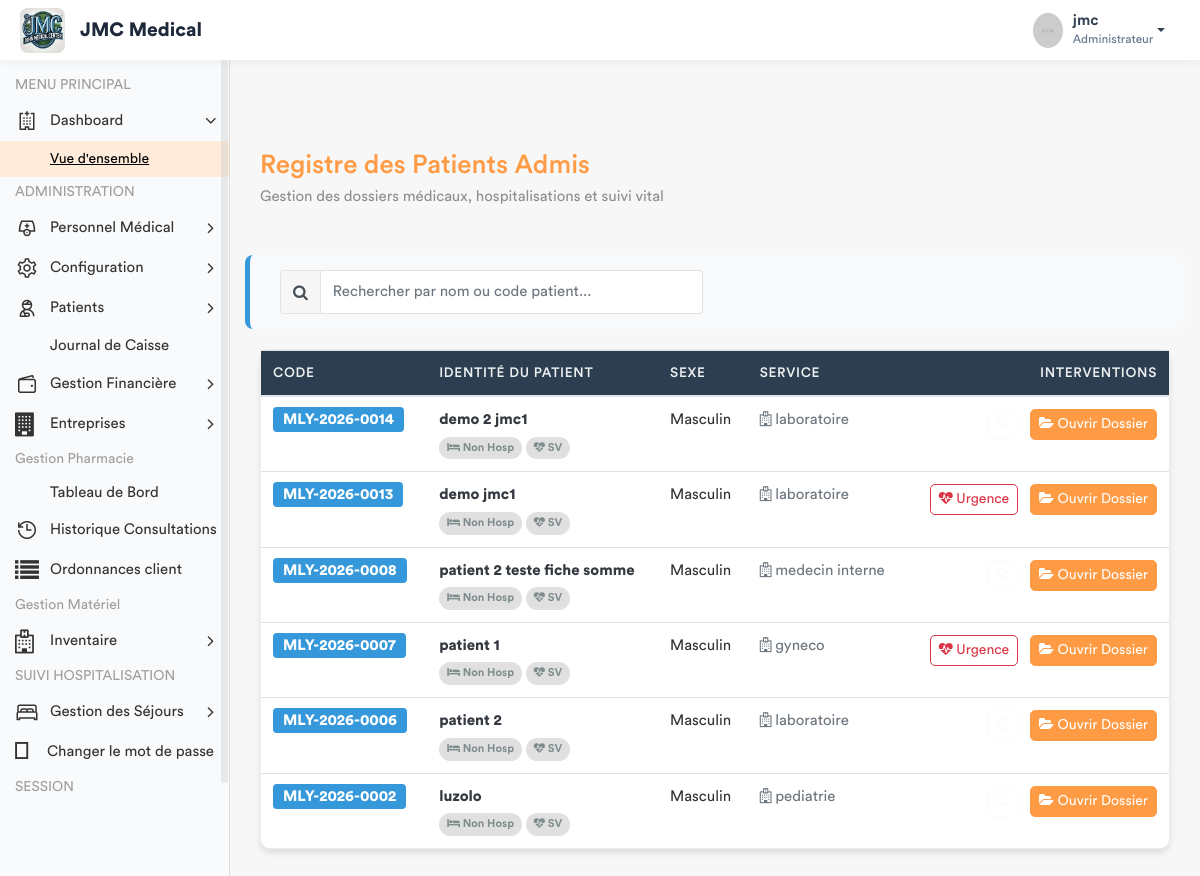
Page /patients/ (signed in) on the earlier database version.
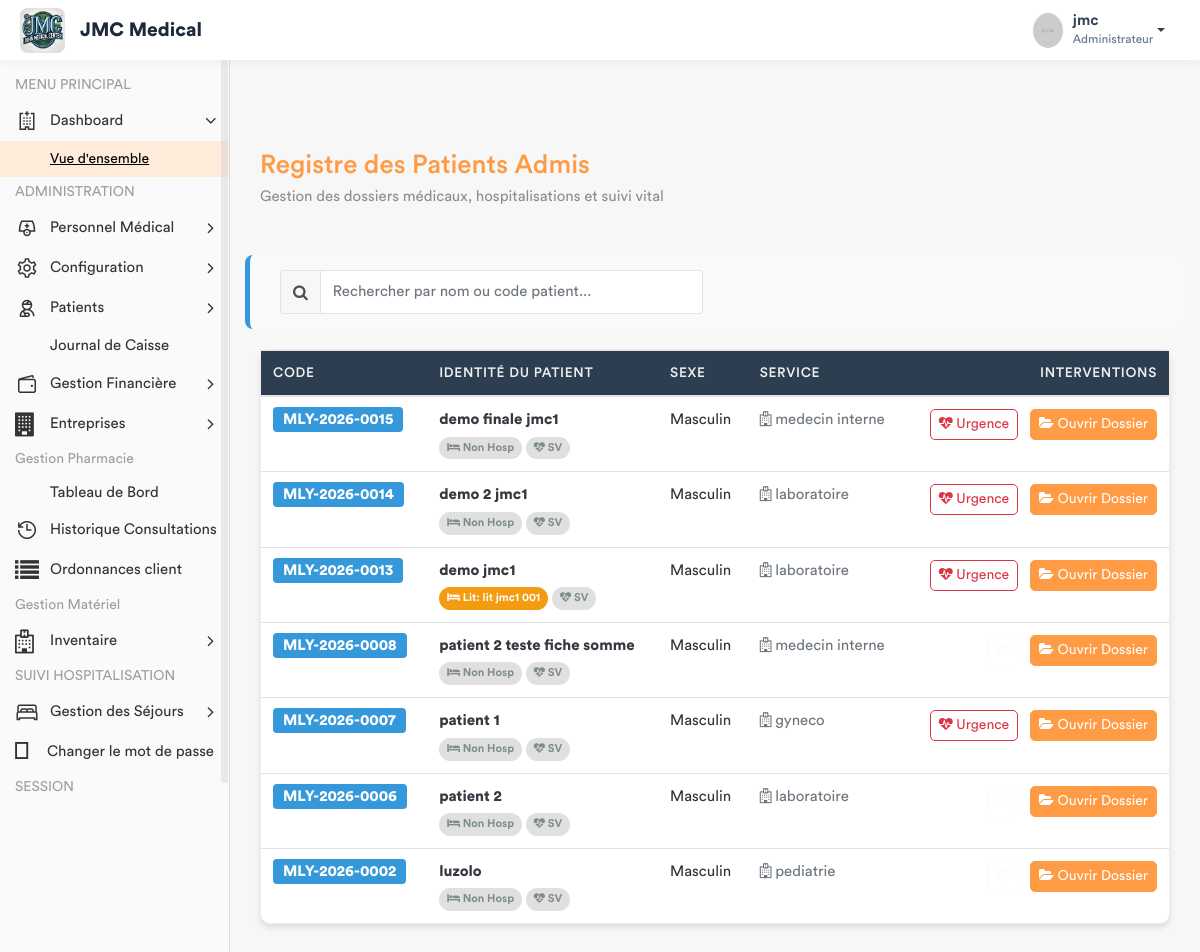
Same page on the later database version.
### app/models.py (models this page shows, shortened)
class Patient(models.Model):
    TYPE_CHOICES = [
        ('SIMPLE', 'Patient Simple'),
        ('FIDELE', 'Patient Fidèle'),
        ('CONVENTIONNE', 'Patient Conventionné'),
    ]
    code_patient = models.CharField(max_length=20, unique=True, editable=False)
    noms = models.CharField(max_length=100)
    service = models.ForeignKey('Service', on_delete=models.PROTECT, related_name='patients', null=True)
    sexe = models.CharField(max_length=1, choices=[('M', 'Masculin'), ('F', 'Féminin')])
    age = models.CharField(max_length=30)
    adresse = models.TextField()
    telephone = models.CharField(max_length=20)
    hopital = models.ForeignKey(Hopital , on_delete=models.SET_NULL , related_name= 'patient_hopital', null = True)
    type_patient = models.CharField(max_length=15, choices=TYPE_CHOICES, default='SIMPLE')
    a_carte_fidelite = models.BooleanField(default=False, verbose_name="Possède carte de fidélité")
    entreprise = models.ForeignKey(
        'Entreprise',
        on_delete=models.SET_NULL,
        null=True,
        blank=True,
        related_name='patients',
        verbose_name="Entreprise (si conventionné)"
    )
    fiche_payee = models.BooleanField(default=False)
    created_by = models.ForeignKey(User, on_delete=models.SET_NULL, null=True, related_name='patients_crees')
    date_creation = models.DateTimeField(auto_now_add=True)
    date_modification = models.DateTimeField(auto_now=True)

class Service(models.Model):
    nom = models.CharField(max_length=100, unique=True)
    description = models.TextField(blank=True, null=True)
    date_creation = models.DateTimeField(default=timezone.now)
    class Meta:
        verbose_name = "Service"
        verbose_name_plural = "Services"

class Hospitalisation(models.Model):
    STATUT_CHOICES = [
        ('EN_COURS', 'En cours'),
        ('TERMINE', 'Terminé'),
        ('ANNULE', 'Annulé'),
    ]
    patient = models.ForeignKey('Patient', on_delete=models.CASCADE, related_name='sejours')
    lit = models.ForeignKey('Lit', on_delete=models.PROTECT, related_name='occupations')
    date_entree = models.DateTimeField(default=timezone.now)
    date_sortie = models.DateTimeField(null=True, blank=True)
    motif_admission = models.TextField()
    statut = models.CharField(max_length=20, choices=STATUT_CHOICES, default='EN_COURS')
    observations = models.TextField(blank=True, null=True)
    est_actif = models.BooleanField(default=True)
    est_payee = models.BooleanField(default=False)
    hopital = models.ForeignKey(Hopital , on_delete= models.SET_NULL , null = True)
    class Meta:
        verbose_name = "Hospitalisation"
        verbose_name_plural = "Hospitalisations"

class Lit(models.Model):
    chambre = models.ForeignKey(Chambre, related_name='lits', on_delete=models.CASCADE)
    nom_lit = models.CharField(max_length=50)
    est_occupe = models.BooleanField(default=False)
    est_actif = models.BooleanField(default=True)
    hopital = models.ForeignKey(Hopital , on_delete= models.SET_NULL , null = True)

### app/views.py (the view)
# urls.py: path('patients/', views.liste_patients_urgence, name='liste_patients_urgence'),
@login_required
def liste_patients_urgence(request):
    patients = Patient.objects.filter(fiche_payee=True).order_by('-id')
    role = Fonction.objects.filter(userKey=request.user).first()
    fonctionKey = role.fonctionKey.roleName if role and role.fonctionKey else None
    for p in patients:
        p.consultation_active = Consultation.objects.filter(
            triage__patient=p
        ).order_by('-date_creation').first()
        p.hosp_en_cours = Hospitalisation.objects.filter(
            patient=p,
            statut='EN_COURS'
        ).first()
    return render(request, 'back-end/medecin/liste_patients.html', {
        'patients': patients,
        'fonctionKey': fonctionKey
    })

### app/templates/back-end/medecin/liste_patients.html (shortened to what the changed rows need)
<!DOCTYPE html>
{% load static %}
<html lang="fr">
    <head>
        {% include 'back-end/includes/css.html' %}
    </head>
    <body>
        <div class="main-wrapper">
            <div class="page-wrapper">
                <div class="content container-fluid">
                    <div class="card">
                        <div class="card-body p-0">
                            <div class="table-responsive">
                                <table class="table table-hover mb-0" id="patientTable">
                                    <thead>
                                        <tr>
                                            <th>CODE</th>
                                            <th>IDENTITÉ DU PATIENT</th>
                                            <th>SEXE</th>
                                            <th>SERVICE</th>
                                            <th class="text-right">INTERVENTIONS</th>
                                        </tr>
                                    </thead>
                                    <tbody id="patientTableBody">
                                        {% for patient in patients %}
                                        <tr class="align-middle">
                                            <td><span class="badge-code">{{ patient.code_patient }}</span></td>
                                            <td>
                                                <div class="font-weight-bold text-dark">{{ patient.noms }}</div>
                                                <div>
                                                    <span id="hosp_tab" class="med-tab {% if not patient.hosp_en_cours %}tab-inactive{% endif %}">
                                                        <i class="fa fa-bed"></i> {% if patient.hosp_en_cours %}Lit: {{ patient.hosp_en_cours.lit.nom_lit }}{% else %}Non Hosp{% endif %}
                                                    </span>
                                                    <span id="sv_tab" class="med-tab {% if not patient.a_signes_vitaux %}tab-inactive{% endif %}">
                                                        <i class="fa fa-heartbeat"></i> SV
                                                    </span>
                                                </div>
                                            </td>
                                            <td>{{ patient.get_sexe_display }}</td>
                                            <td><span class="text-secondary"><i class="fa fa-hospital-o"></i> {{ patient.service.nom|default:"Non assigné" }}</span></td>
                                            <td class="text-right">
                                                {% if patient.consultation_active %}
                                                    <a href="{% url 'enregistrer_ordonnance_urgence' patient.consultation_active.id %}"
                                                       class="btn btn-sm btn-outline-danger btn-action mr-2">
                                                        <i class="fa fa-heartbeat"></i> Urgence
                                                    </a>
                                                {% else %}
                                                    <button class="btn btn-sm btn-outline-light mr-2" disabled><i class="fa fa-ban"></i></button>
                                                {% endif %}
                                                <a href="{% url 'dossier_medical_complet' patient.id %}" class="btn btn-sm btn-primary btn-action">
                                                    <i class="fa fa-folder-open"></i> Ouvrir Dossier
                                                </a>
                                            </td>
                                        </tr>
                                        {% empty %}
                                        <tr>
                                            <td colspan="5" class="text-center py-5 text-muted">
                                                <i class="fa fa-folder-open-o fa-3x"></i><br>Aucun dossier patient en attente.
                                            </td>
                                        </tr>
                                        {% endfor %}
                                    </tbody>
                                </table>
                            </div>
                        </div>
                    </div>
                </div>
            </div>
        </div>
    </body>
</html>

Differences in the rows shown:
added Patient: code_patient "MLY-2026-0015", noms "demo finale jmc1", shows "Non Hosp", sexe "Masculin", service.nom "medecin interne", shows "Urgence"
shown differently, row unchanged: Patient "MLY-2026-0014": now shows "Urgence"
shown differently, row unchanged: Patient "demo jmc1": hosp_en_cours.lit.nom_lit (not shown) → "lit jmc1 001"; text "Non Hosp" → "Lit:"
